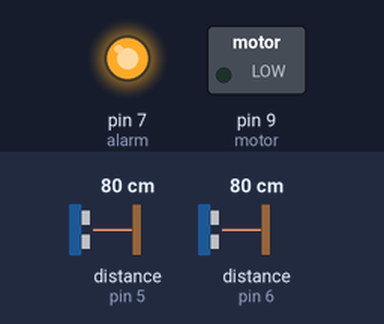
Simulated run of this sketch. Board: Arduino Uno, built with avr-gcc and run on an emulated ATmega328P. Parts: switched loads named in the sketch (green lamp = pin HIGH), output pins drawn as LEDs (lit = HIGH). Wiring (inferred from the names in the program): 2 × ultrasonic range finder: trigger pin 3, echo pin 5 / trigger pin 4, echo pin 6. Dashed ring = blinking. Inputs (shaded band) come from the test bench; at power-on: distance to the obstacle (sensors on pin 5, pin 6) 80 cm. The echo pulse lasts 58.3 µs per cm; pins used as bus, display or sensor lines are not drawn.

Above: at 2.1 s.
2.2 s: distance to the obstacle (sensor on pin 5) set to 2 cm
At 3.1 s:
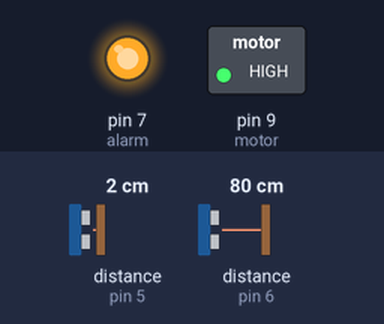
5.2 s: distance to the obstacle (sensor on pin 5) set to 60 cm
At 5.43 s:
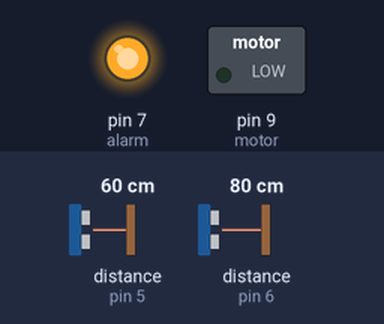
Timing chart, 0 to 14.2 s (numbered marks = the images above; inputs shaded):
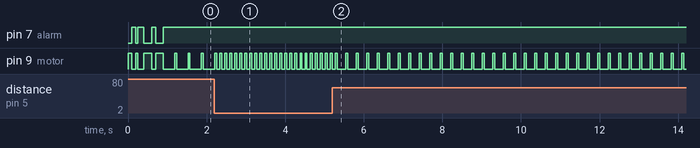

The sketch:

source-code.ino
```cpp
#define trigPinHorizontal 3
#define echoPinHorizontal 5
#define trigPinVertical 4
#define echoPinVertical 6
#define alarm 7
#define motor 9
void setup()
{
  pinMode(trigPinHorizontal, OUTPUT);
  pinMode(echoPinHorizontal, INPUT);
  pinMode(trigPinVertical, OUTPUT);
  pinMode(echoPinVertical, INPUT);
  pinMode(alarm, OUTPUT);
  pinMode(motor, OUTPUT);

  digitalWrite(alarm, LOW); /* Setting a special sound and vibration indication when the device is turned on */
  digitalWrite(motor, HIGH);
  delay(100);
  digitalWrite(alarm, HIGH);
  digitalWrite(motor, LOW);
  delay(100);
  digitalWrite(alarm, LOW);
  digitalWrite(motor, HIGH);
  delay(50);
  digitalWrite(alarm, HIGH);
  digitalWrite(motor, LOW);
  delay(150);
  digitalWrite(alarm, LOW);
  digitalWrite(motor, HIGH);
  delay(200);
  digitalWrite(alarm, HIGH);
  digitalWrite(motor, LOW);
  delay(100);
  digitalWrite(alarm, LOW);
  digitalWrite(motor, HIGH);
  delay(200);
  digitalWrite(alarm, HIGH);
  digitalWrite(motor, LOW); /* End of indication */
}
void loop()
{
  long durationHorizontal, distanceHorizontal, durationVertical, distanceVertical, finalDistance;

  /* sending signals from horizontal sensor */
  digitalWrite(trigPinHorizontal, LOW);
  delayMicroseconds(2);
  digitalWrite(trigPinHorizontal, HIGH);
  delayMicroseconds(10);
  digitalWrite(trigPinHorizontal, LOW);
  durationHorizontal = pulseIn(echoPinHorizontal, HIGH); /* Calculating the time of distance measurement from horizontal sensor [us] */
  distanceHorizontal = (durationHorizontal/2.0)*(343/10000.0); /* Distance calculation [cm] using speed of sound in air = 343 m/s */

  /* sending signals from vertical sensor */
  digitalWrite(trigPinVertical, LOW);
  delayMicroseconds(2);
  digitalWrite(trigPinVertical, HIGH);
  delayMicroseconds(10);
  digitalWrite(trigPinVertical, LOW);
  durationVertical = pulseIn(echoPinVertical, HIGH); /* Calculating the time of distance measurement from vertical sensor[us] */
  distanceVertical = (durationVertical/2.0)*(343/10000.0); /* Distance calculation [cm] using speed of sound in air = 343 m/s */

  if(distanceVertical < distanceHorizontal){ /* getting the shorter distance measured by horizontal and vertical sensors */
    finalDistance = distanceVertical;
  }
  else{
    finalDistance = distanceHorizontal;
  }

  /* Setting sound and vibration indication depending on the shortest measured distance from both sensors*/
  if (finalDistance<=100){ /* Indications start if the shortest distance is less than 1m. (100cm.) */
    if (finalDistance<20){
      finalDistance=20;
    }
    digitalWrite(alarm,LOW); // Sound indication
    delay(2);
    digitalWrite(alarm,HIGH);
    delay(finalDistance*3.5);

    digitalWrite(motor, HIGH); // Vibration indication
    delay (50);
    digitalWrite(motor,LOW);
  }
  else{
    delay (500);
    }
}
```

Measured:
- after the input at 2.2 s, pin 9 (motor): alternates HIGH for 0.05 s and LOW for 0.08 s, starting after 0.13 s
- after the input at 5.2 s, pin 9 (motor): alternates HIGH for 0.05 s and LOW for 0.22 s, starting after 0.34 s
